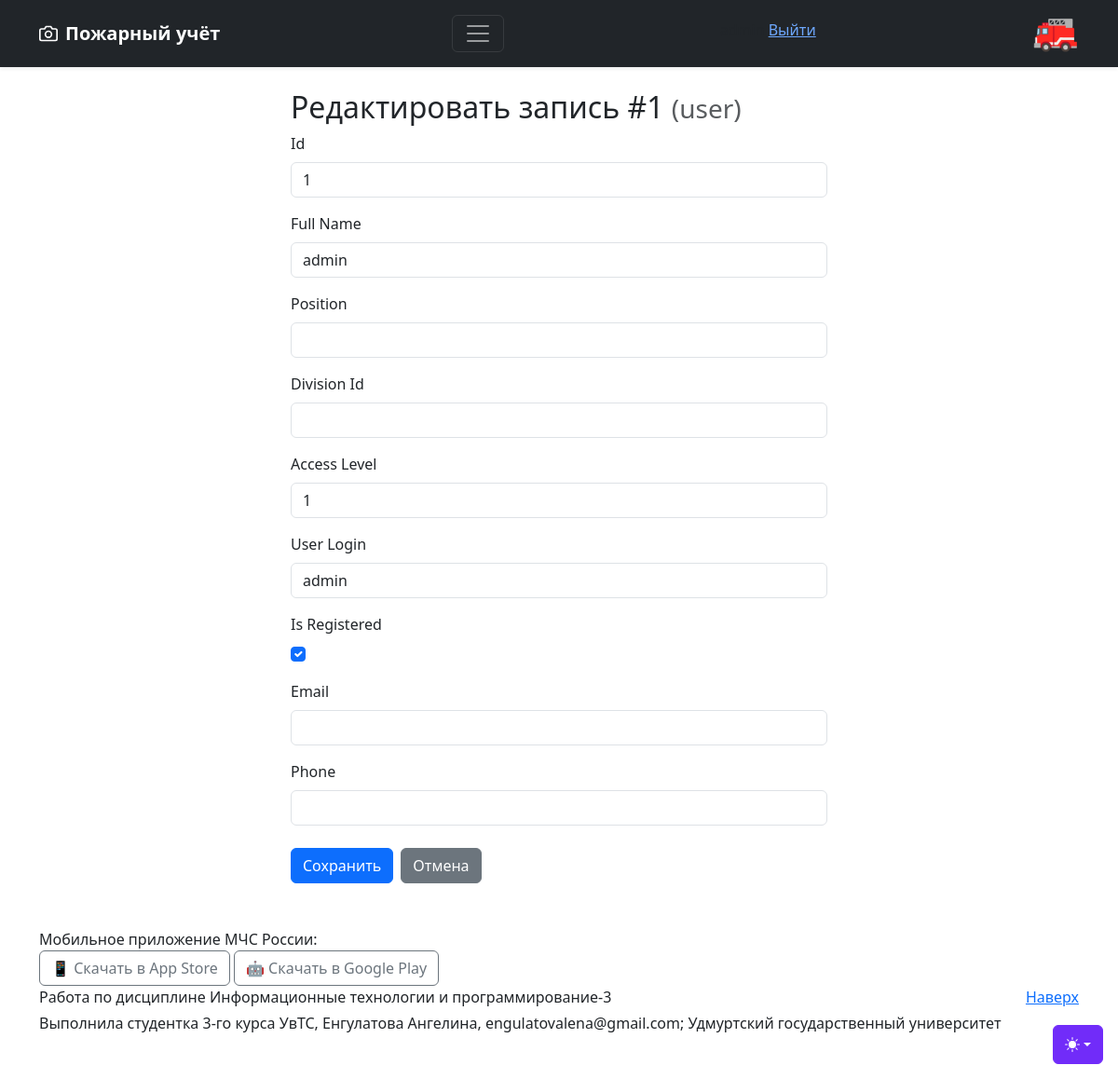
/objects/user/edit/1 (signed in), run on the app's committed database.
### models.py (models this page shows, shortened)
class Registered_Users(UserMixin, db.Model):
    __tablename__ = 'registered_users'
    id = db.Column(db.Integer, primary_key=True)
    username = db.Column(db.String(80), unique=True, nullable=False)
    password_hash = db.Column(db.String(255), nullable=False)
    @property
    def access_level(self):
        user = User.query.filter_by(user_login=self.username).first()
        return user.access_level if user else None

class User(db.Model):
    __tablename__ = 'user'
    id = db.Column(db.Integer, primary_key=True)
    full_name = db.Column(db.String(100), nullable=False)
    position = db.Column(db.String(24), nullable=False)
    division_id = db.Column(db.String(64), db.ForeignKey('divisions.div_name'), nullable=True)
    access_level = db.Column(db.Integer, nullable=False)
    user_login = db.Column(db.String(32), unique=True, nullable=False)
    is_registered = db.Column(db.Boolean, default=False, nullable=False)
    email = db.Column(db.String(48), nullable=True)
    phone = db.Column(db.String(24), nullable=False)
    division = db.relationship('Divisions', backref='users', foreign_keys=[division_id])

### blueprints/objects_bp.py (the view, shortened to what this page needs)
@objects_bp.route('/<table_name>/edit/<int:item_id>', methods=['GET', 'POST'])
@login_required
def edit_item(table_name, item_id):
    if table_name not in TABLE_MAP or not can_edit(table_name):
        flash('Нет прав или таблица не найдена', 'danger')
        return redirect(url_for('main.index'))
    model = TABLE_MAP[table_name]
    item = db.session.get(model, item_id)
    if not item:
        flash('Запись не найдена', 'warning')
        return redirect(url_for('objects.objects', table_name=table_name))
    return render_template(
        'edit_item.html',
        table_name=table_name,
        item=item,
        columns=model.__table__.columns,
        html_input_type=_html_input_type,
        is_new=False
    )

### app.py (called while the page is built)
@login_manager.user_loader
def load_user(user_id):
    return Registered_Users.query.get(int(user_id))

### blueprints/objects_bp.py (called while the page is built)
def can_edit(table_name):
    if not current_user.is_authenticated:
        return False
    access = current_user.access_level
    return access in EDIT_PERMISSIONS.get(table_name, [])

def _html_input_type(column):
    col_type = column.type
    if isinstance(col_type, db.Date):
        return 'date'
    if isinstance(col_type, (db.Integer, db.SmallInteger)):
        return 'number'
    if isinstance(col_type, db.Float):
        return 'number'
    if isinstance(col_type, db.Boolean):
        return 'checkbox'
    return 'text'

### templates/edit_item.html (shortened to what this page needs)
{% extends "base.html" %}
{% block content %}
<div class="container mt-4" style="max-width: 600px;">
    <h2>
        {% if is_new %}
            Добавить новую запись
        {% else %}
            Редактировать запись #{{ item.id }}
        {% endif %}
        <small class="text-muted">({{ table_name }})</small>
    </h2>
    <form method="POST">
        {% for col in columns %}
        <div class="mb-3">
            <label for="{{ col.name }}" class="form-label">
                {{ col.name|replace('_', ' ')|title }}
            </label>
            {% if html_input_type(col) == 'checkbox' %}
                <div class="form-check">
                    <input type="checkbox"
                           class="form-check-input"
                           id="{{ col.name }}"
                           name="{{ col.name }}"
                           value="1"
                           {% if item and item[col.name] %}checked{% endif %}>
                </div>
            {% else %}
                <input type="{{ html_input_type(col) }}"
                       class="form-control"
                       id="{{ col.name }}"
                       name="{{ col.name }}"
                       value="{% if item and item[col.name] is not none %}{{ item[col.name] }}{% endif %}"
                       {% if col.nullable == False and is_new %}required{% endif %}>
            {% endif %}
        </div>
        {% endfor %}
        <div class="d-flex gap-2 mt-4">
            <button type="submit" class="btn btn-primary">
                {% if is_new %}Добавить{% else %}Сохранить{% endif %}
            </button>
            <a href="{{ url_for('objects.objects', table_name=table_name) }}"
               class="btn btn-secondary">
                Отмена
            </a>
        </div>
    </form>
</div>
{% endblock %}

### templates/base.html (shortened to what this page needs)
<!DOCTYPE html>
<html lang="ru" data-bs-theme="auto">
<head>
    <link href="https://cdn.jsdelivr.net/npm/bootstrap@5.3.3/dist/css/bootstrap.min.css"
          rel="stylesheet">
    <link rel="stylesheet" href="{{ url_for('static', filename='css/main.css') }}">
</head>
<body>
    <div class="dropdown position-fixed bottom-0 end-0 mb-3 me-3 bd-mode-toggle">
        <button class="btn btn-bd-primary py-2 dropdown-toggle d-flex align-items-center"
                id="bd-theme" type="button" aria-expanded="false"
                data-bs-toggle="dropdown" aria-label="Toggle theme (auto)">
            <svg class="bi my-1 theme-icon-active" aria-hidden="true"><use href="#circle-half"></use></svg>
        </button>
    </div>
    <header data-bs-theme="dark">
        <div class="navbar navbar-dark bg-dark shadow-sm">
            <div class="container">
                <a href="{{ url_for('main.index') }}" class="navbar-brand d-flex align-items-center">
                    <strong>Пожарный учёт</strong>
                </a>
                <button class="navbar-toggler" type="button" data-bs-toggle="collapse" data-bs-target="#navbarHeader" aria-controls="navbarHeader" aria-expanded="false" aria-label="Toggle navigation">
                    <span class="navbar-toggler-icon"></span>
                </button>
                <div class="user-info">
                    <p>{{ current_user.username }} <a href="{{ url_for('auth.logout') }}">   Выйти</a></p>
                </div>
                <h1>🚒</h1>
            </div>
        </div>
    </header>
    <main>
        {% block content %}{% endblock %}
    </main>
    <footer class="text-body-secondary py-5">
        <div class="container">
            <div class="mainpage-col__section-half">
                Мобильное приложение МЧС России:<br>
                <a class="app-link btn btn-outline-secondary" href="https://apps.apple.com/app/id1530044766" target="_blank" title="App Store">
                    📱 Скачать в App Store</a>
                    <a class="app-link btn btn-outline-secondary" href="https://play.google.com/store/apps/details?id=io.citizens.security&hl=ru" target="_blank" title="Google Play">
                    🤖 Скачать в Google Play</a>
            </div>
            <p class="float-end mb-1"><a href="#">Наверх</a></p>
            <p class="mb-1">Работа по дисциплине Информационные технологии и программирование-3</p>
            <p class="mb-0">Выполнила студентка 3-го курса УвТС, Енгулатова Ангелина, engulatovalena@gmail.com; Удмуртский государственный университет</p>
    </footer>
</body>

### static/css/main.css (style rules this page uses)
.bi { vertical-align: -0.125em; fill: currentColor; }
.btn-bd-primary { --bd-violet-bg: #712cf9; --bd-violet-rgb: 112.520718, 44.062154, 249.437846; --bs-btn-font-weight: 600; --bs-btn-color: var(--bs-white); --bs-btn-bg: var(--bd-violet-bg); --bs-btn-border-color: var(--bd-violet-bg); --bs-btn-hover-color: var(--bs-white); --bs-btn-hover-bg: #6528e0; --bs-btn-hover-border-color: #6528e0; --bs-btn-focus-shadow-rgb: var(--bd-violet-rgb); --bs-btn-active-color: var(--bs-btn-hover-color); --bs-btn-active-bg: #5a23c8; --bs-btn-active-border-color: #5a23c8; }
.bd-mode-toggle { z-index: 1500; }
.bd-mode-toggle .bi { width: 1em; height: 1em; }
.text-body-secondary { color: #212529 !important; }

### data on the page
Registered_Users: username "admin"
User: id "1", id "1" "admin" "1" "admin", is_registered "☑"

### other printed values
{{ table_name }} "user"
{{ col.name|replace('_', ' ')|title }} "Id" "Full Name" "Position" "Division Id" "Access Level" "User Login" "Is Registered" "Email" "Phone"
